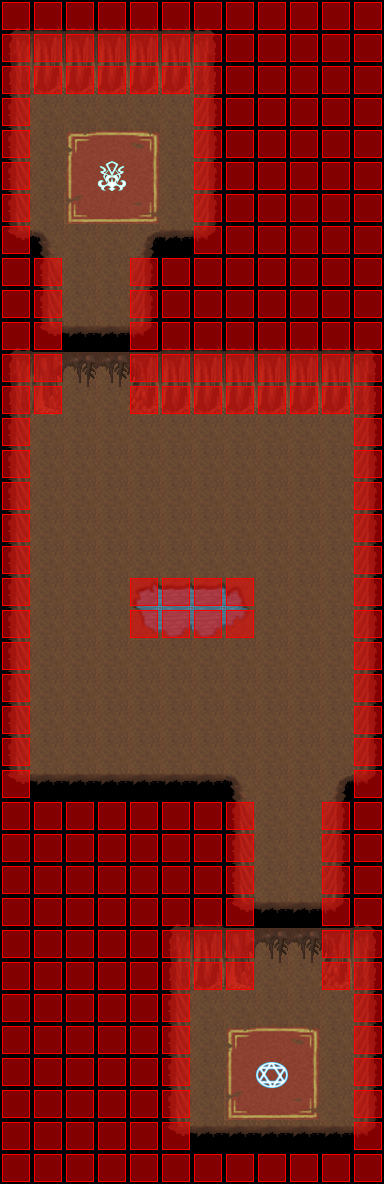

Below is a game level as drawn by its tile map, then a one-line description and the .tmx that defines it (tile-layer data replaced by summaries):
An orthogonal 12x37 tile map with 32x32 px tiles, 5 tile layers (Ground, Fringe, Over, Collision, ...), 3 hidden layers not drawn, 6 tilesets.

<map version="1.0" orientation="orthogonal" width="12" height="37" tilewidth="32" tileheight="32">
 <tileset firstgid="1" name="set_cave" tilewidth="32" tileheight="32">
  <image source="set_cave.png" width="256" height="256" />
 </tileset>
 <tileset firstgid="65" name="cave" tilewidth="32" tileheight="32">
  <image source="cave.png" width="512" height="256" />
 </tileset>
 <tileset firstgid="193" name="collision" tilewidth="32" tileheight="32">
  <image source="collision.png" width="64" height="32" />
 </tileset>
 <tileset firstgid="195" name="cave_x2" tilewidth="32" tileheight="64">
  <image source="cave_x2.png" width="512" height="64" />
 </tileset>
 <tileset firstgid="211" name="set_rules" tilewidth="32" tileheight="32">
  <image source="set_rules.png" width="64" height="64" />
 </tileset>
 <tileset firstgid="215" name="Objets" tilewidth="32" tileheight="32">
  <image source="Objets.png" width="320" height="320" />
  <tile id="0">
   <properties>
    <property name="Name" value="Circle2" />
   </properties>
  </tile>
  <tile id="1">
   <properties>
    <property name="Name" value="Circle1" />
   </properties>
  </tile>
  <tile id="10">
   <properties>
    <property name="Name" value="chest" />
   </properties>
  </tile>
  <tile id="11">
   <properties>
    <property name="Name" value="chest" />
   </properties>
  </tile>
 </tileset>
 <layer name="Ground" width="12" height="37">
  <data>[444 cells, 444 non-empty, 36 distinct tile ids]</data>
 </layer>
 <layer name="Fringe" width="12" height="37">
  <data>[444 cells, 34 non-empty, 11 distinct tile ids]</data>
 </layer>
 <layer name="Door" width="12" height="37" visible="0">
  <data>[444 cells, 40 non-empty, 2 distinct tile ids]</data>
 </layer>
 <layer name="Over" width="12" height="37">
  <data>[444 cells, 34 non-empty, 6 distinct tile ids]</data>
 </layer>
 <layer name="set" width="12" height="37" visible="0">
  <data>[444 cells, 444 non-empty, 8 distinct tile ids]</data>
 </layer>
 <layer name="Collision" width="12" height="37">
  <data>[444 cells, 260 non-empty, 1 distinct tile ids]</data>
 </layer>
 <layer name="Sight" width="12" height="37" visible="0">
  <data>[444 cells, 252 non-empty, 1 distinct tile ids]</data>
 </layer>
 <layer name="Error" width="12" height="37">
  <data>[444 cells, 0 non-empty, 0 distinct tile ids]</data>
 </layer>
</map>
